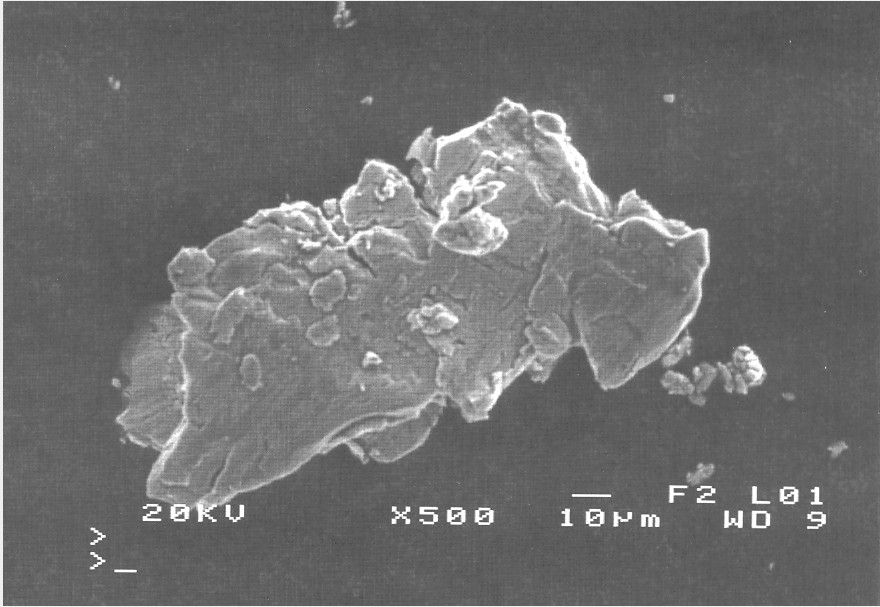
#> input picture images/case6.jpg, 880 x 607 px, found by its file name
$ python OpencvDemo074.py
#> lines starting #> are read from the running program, lines starting #| are printed output that depends on the picture; after the words box and inside, x2 and y2 are one past the last pixel; in counts of white or black regions, pixels touching at a corner belong together
#!/usr/bin/env python3
#coding = utf-8

import logging
import numpy as np
import cv2 as cv

# 二值图像分析—提取最大轮廓与编码关键点
def OpencvDemo074():
    logging.basicConfig(level=logging.DEBUG)

    src = cv.imread("images/case6.jpg")
#> src is the input picture: shape (607, 880, 3); min 65, max 255, mean 111.1
    if src is None:
        logging.error("could not load an image!")
        return cv.Error.StsError

    # 二值化图像
    gray = cv.cvtColor(src, cv.COLOR_BGR2GRAY)
    _, binary = cv.threshold(gray, 0, 255, cv.THRESH_BINARY | cv.THRESH_OTSU)
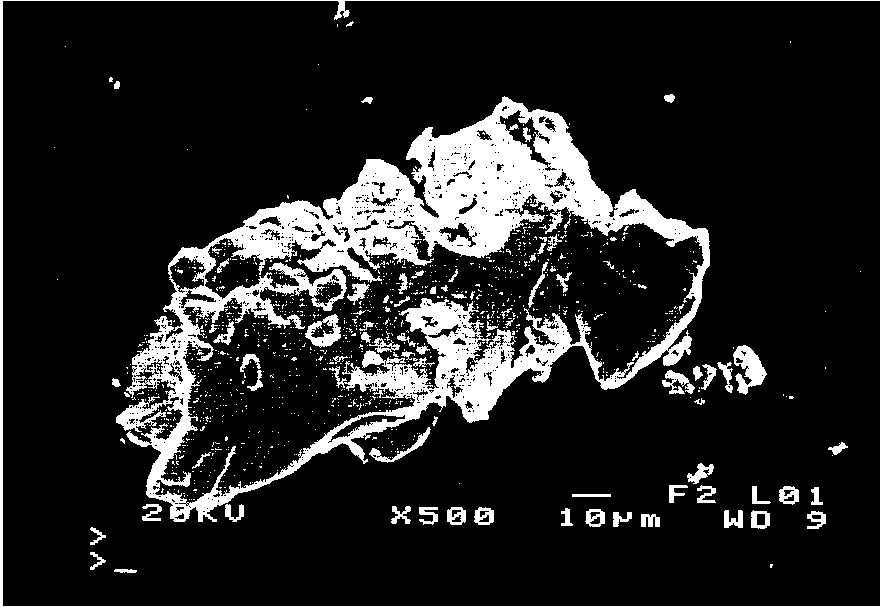
#> binary: shape (607, 880); 14% white; 1094 white regions (1007 under 20 px), largest, box (x1, y1, x2, y2) and area: (116, 96, 710, 522) 58204, (0, 0, 880, 607) 3720, (733, 345, 767, 395) 897

    # 定义结构元素
    se = cv.getStructuringElement(cv.MORPH_RECT, (3, 3), (-1, -1))

    # 闭操作
    close = cv.morphologyEx(binary, cv.MORPH_CLOSE, se)
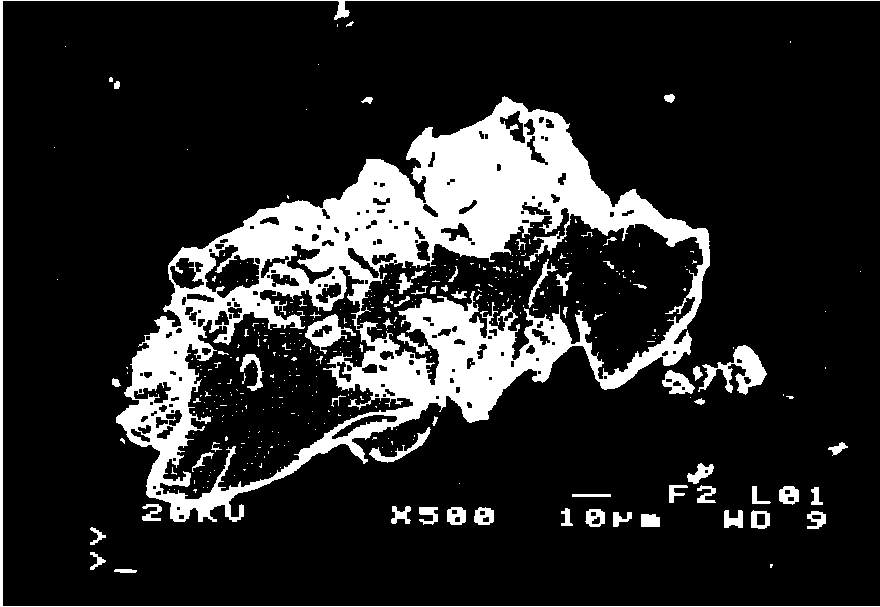
#> close: shape (607, 880); 15.7% white; 391 white regions (325 under 20 px)

    # 轮廓发现/轮廓分析
    contours, _ = cv.findContours(close, cv.RETR_LIST, cv.CHAIN_APPROX_SIMPLE)
#> contours = 569 contours, 398 with area under 20; largest, box (x1, y1, x2, y2) and area: (116, 96, 710, 522) 133960, (356, 207, 704, 386) 30450, (159, 265, 414, 500) 26848, (204, 244, 260, 299) 1748, (0, 0, 880, 607) 1353

    dst1 = np.copy(src)

    height, width = src.shape[:2]
#> height = 607; width = 880
    max = 0
    index = -1

    for c in range(len(contours)):
        _, _, w, h = cv.boundingRect(contours[c])
        if h >= height or w >= width:
            continue

        area = cv.contourArea(contours[c])
        if area > max:
            max = area
            index = c
#> this loop made 569 passes
#> (w, h, area, max) on passes 1, 3, 10, 11, 16, 93, 103, 256, 454, 531, 560: (23, 4, 55, 55), (16, 18, 77.5, 77.5), (10, 13, 106, 106), (19, 13, 201.5, 201.5), (19, 19, 284.5, 284.5), (62, 36, 359, 359), (67, 26, 489, 489), (69, 50, 1243, 1243), (255, 235, 26848.5, 26848.5), (348, 179, 30449.5, 30449.5), (594, 426, 133960.5, 133960.5)
#> (w, h, area) on passes 4 to 9: (16, 18, 76.5), (10, 9, 53.5), (8, 7, 36.5), (7, 7, 32.5), (11, 6, 46.5), (7, 6, 28)
#> after the loop, index = 559; max = 133960.5

    # 绘制轮廓及其关键点
    dst2 = np.zeros(src.shape, dtype=src.dtype)

    cv.drawContours(dst1, contours, index, (0, 0, 255), 1, cv.LINE_8)
#> dst1: shape (607, 880, 3); 0.42% of pixels changed, all inside (x1, y1, x2, y2) = (116, 96, 710, 522)
    cv.drawContours(dst2, contours, index, (0, 0, 255), 1, cv.LINE_8)
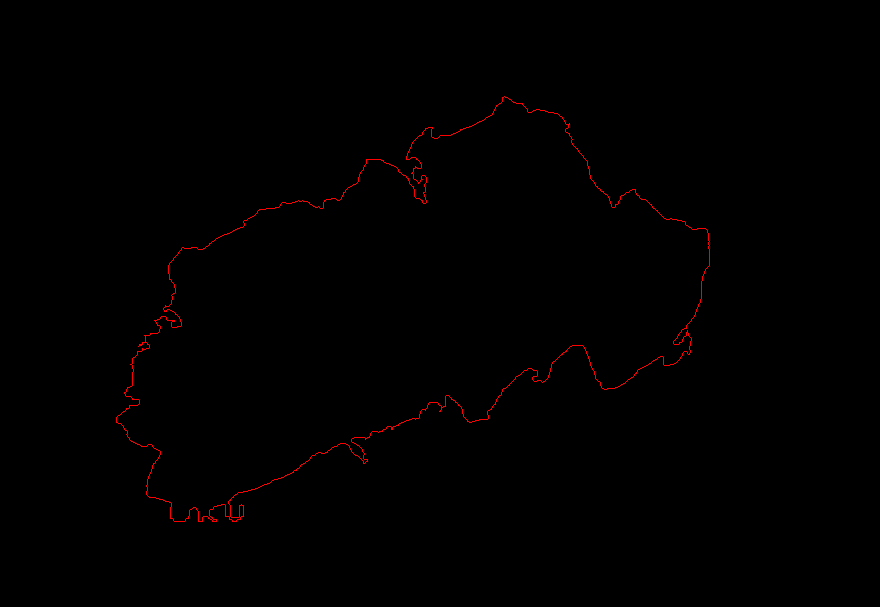
#> dst2: shape (607, 880, 3); mean of channels 0, 1, 2 0, 0, 1.1; drawn as B, G, R

    pts = cv.approxPolyDP(contours[index], 4, True)
#> pts = contour of 112 points, box (x1, y1, x2, y2) (116, 96, 710, 522), area 133702

    for pt in pts:
        pt = pt[0]

        cv.circle(dst1, (pt[0], pt[1]), 2, (0, 255, 0), cv.FILLED, cv.LINE_8, 0)
        cv.circle(dst2, (pt[0], pt[1]), 2, (0, 255, 0), cv.FILLED, cv.LINE_8, 0)
#> this loop made 112 passes
#> pt on passes 1 to 12: [707, 230], [664, 218], [635, 189], [612, 207], [565, 131], [569, 123], [557, 113], [528, 112], [522, 103], [504, 96], [483, 120], [437, 138]
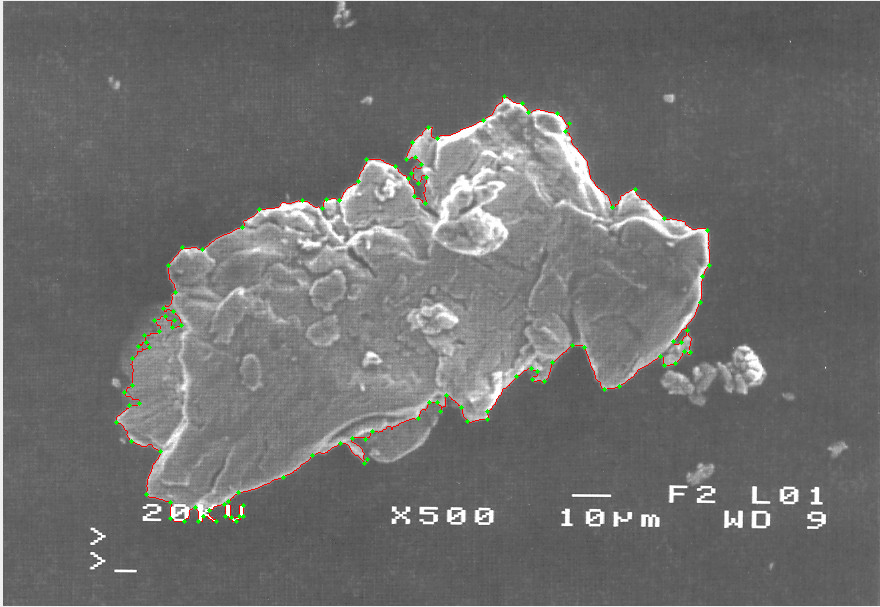
#> dst1: shape (607, 880, 3); mean B, G, R 110.1, 110.8, 111
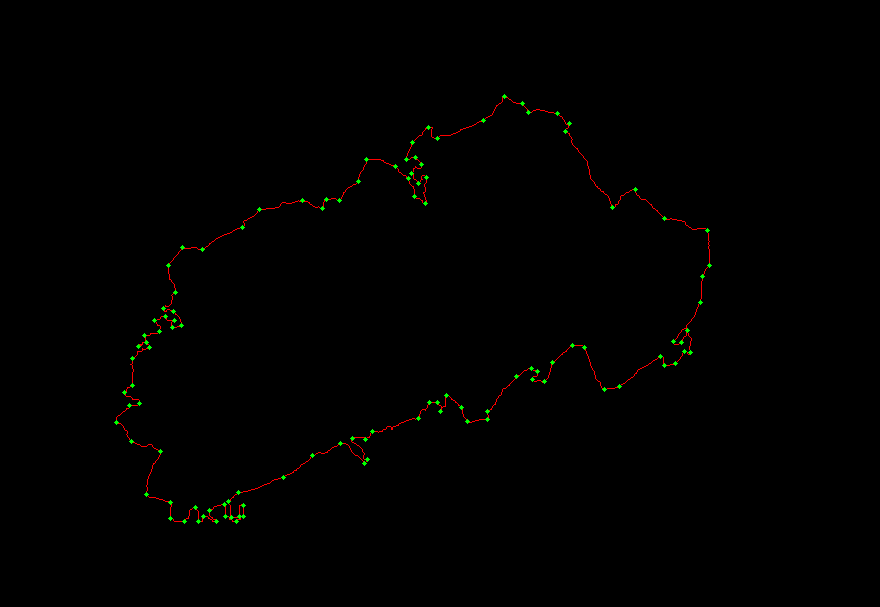
#> dst2: shape (607, 880, 3); 0.27% of pixels changed, all inside (x1, y1, x2, y2) = (114, 94, 712, 524); drawn as B, G, R

    h, w, ch = src.shape
#> h = 607; w = 880; ch = 3
    result = np.zeros([h * 2, w * 2, ch], dtype=src.dtype)
    result[0 : h, 0 : w, :] = src
    binary = cv.cvtColor(binary, cv.COLOR_GRAY2BGR) # 1 channel -> 3 channels
    result[0 : h, w : w * 2, :] = binary
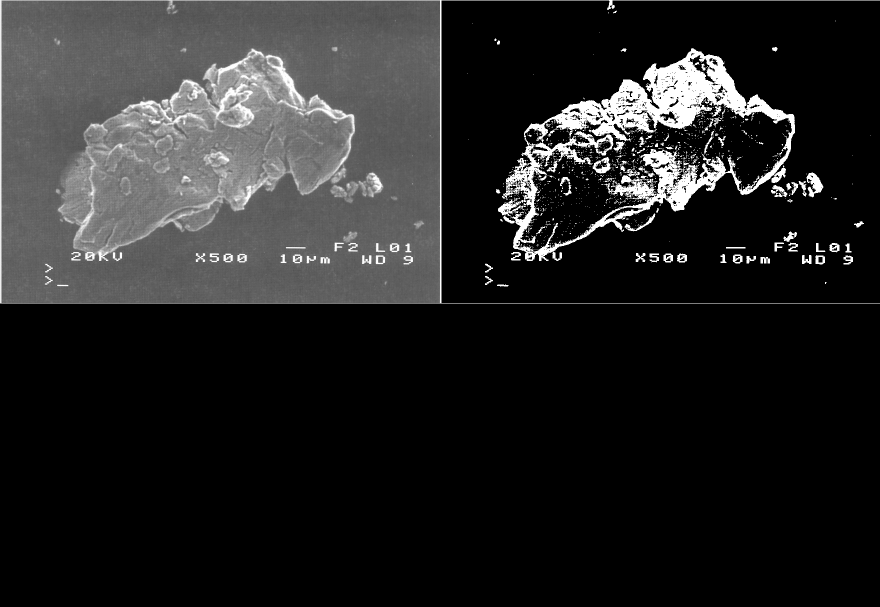
#> result: shape (1214, 1760, 3) (shown at 1/2 size); min 0, max 255, mean 36.7
    result[h : h * 2, 0 : w, :] = dst1
    result[h : h * 2, w : w * 2, :] = dst2
    cv.putText(result, "original image", (10, 30), cv.FONT_ITALIC, 1.0, (0, 0, 255), 1)
#> result: shape (1214, 1760, 3); mean B, G, R 64.2, 64.5, 64.7
    cv.putText(result, "binarised image", (w + 10, 30), cv.FONT_ITALIC, 1.0, (0, 0, 255), 1)
#> result: shape (1214, 1760, 3); mean B, G, R 64.2, 64.5, 64.7
    cv.putText(result, "image 1 with results of contour analysis", (10, h + 30), cv.FONT_ITALIC, 1.0, (0, 0, 255), 1)
    cv.putText(result, "image 2 with results of contour analysis", (w + 10, h + 30), cv.FONT_ITALIC, 1.0, (0, 0, 255), 1)
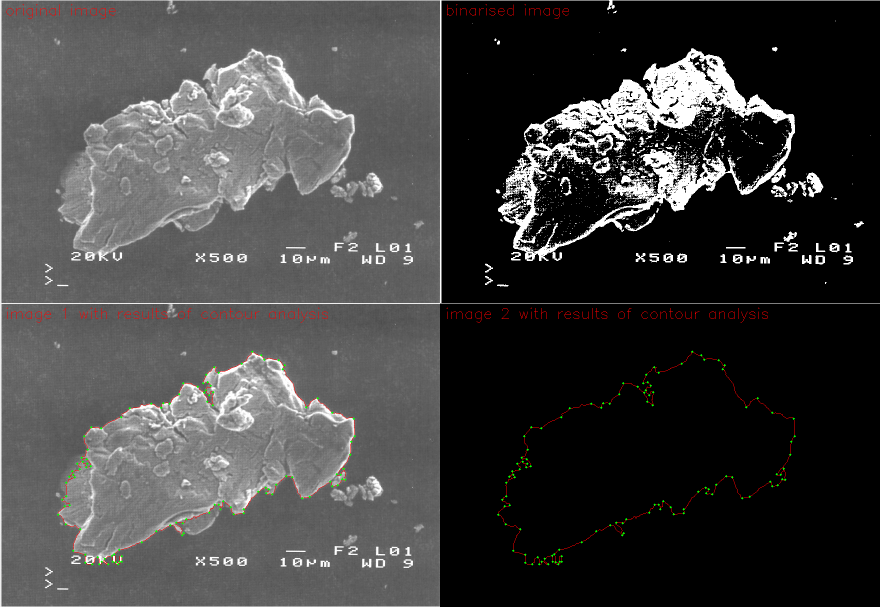
#> result: shape (1214, 1760, 3) (shown at 1/2 size); mean B, G, R 64.1, 64.5, 65
    windowTitle = "retrieval of the maximum contour and its key points"
    cv.namedWindow(windowTitle, cv.WINDOW_NORMAL)
    cv.resizeWindow(windowTitle, (w, h))
    cv.imshow(windowTitle, result)

    cv.waitKey(0)

    cv.destroyAllWindows()

    return cv.Error.StsOk

if __name__ == "__main__":
    OpencvDemo074()

# end of file

$ run again, with images/aeroplane.jpg copied over images/case6.jpg
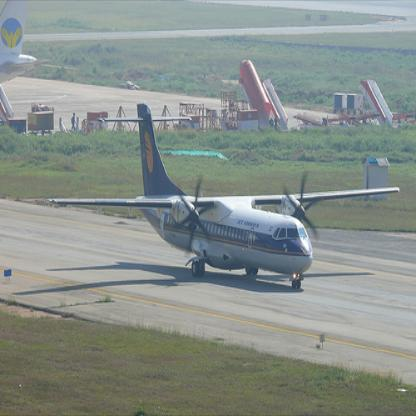
#> input picture images/aeroplane.jpg, 416 x 416 px, found by its file name
#> in OpencvDemo074, src is the input picture: shape (416, 416, 3); mean B, G, R 139.3, 144.3, 135.7
#> close: shape (416, 416); 54.2% white; 100 black regions (44 under 20 px)
#> contours = 211 contours, 132 with area under 20; largest, box (x1, y1, x2, y2) and area: (0, 187, 416, 386) 55174, (0, 0, 416, 146) 49005, (16, 200, 353, 296) 12809, (158, 143, 250, 182) 1797, (275, 88, 334, 105) 650
#> the loop in OpencvDemo074, `for c in range(len(contours)):` made 211 passes
#> (w, h, area, max) on passes 3, 4, 7, 24: (6, 6, 21.5, 21.5), (7, 10, 43, 43), (61, 15, 218.5, 218.5), (337, 96, 12809, 12809)
#> after the loop in OpencvDemo074, `for c in range(len(contours)):`: index = 23; max = 12809
#> pts = contour of 33 points, box (x1, y1, x2, y2) (16, 200, 353, 295), area 12506
#> the loop in OpencvDemo074, `for pt in pts:` made 33 passes
#> pt on passes 1 to 8: [16, 294], [99, 281], [173, 278], [93, 267], [119, 261], [190, 267], [190, 258], [196, 256]
#> after the loop in OpencvDemo074, `for pt in pts:`:
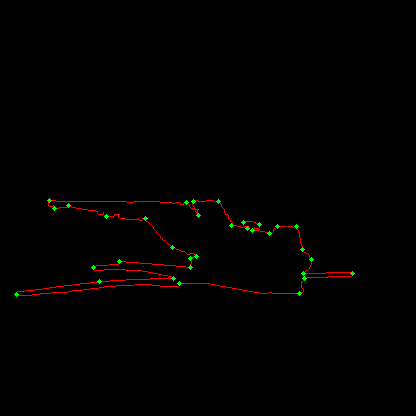
#> dst2: shape (416, 416, 3); mean of channels 0, 1, 2 0, 0.6, 1.7; drawn as B, G, R
#> in OpencvDemo074, `cv.putText(result, "image 2 with results of contour analysis", (w + 10..`:
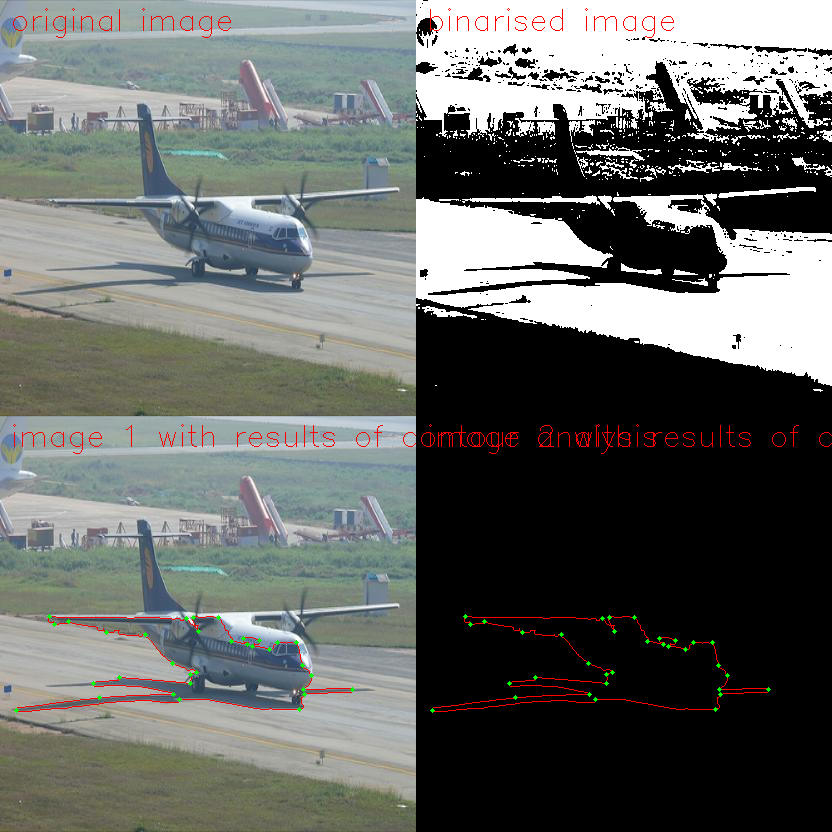
#> result: shape (832, 832, 3); mean B, G, R 101.5, 104.3, 101.7
